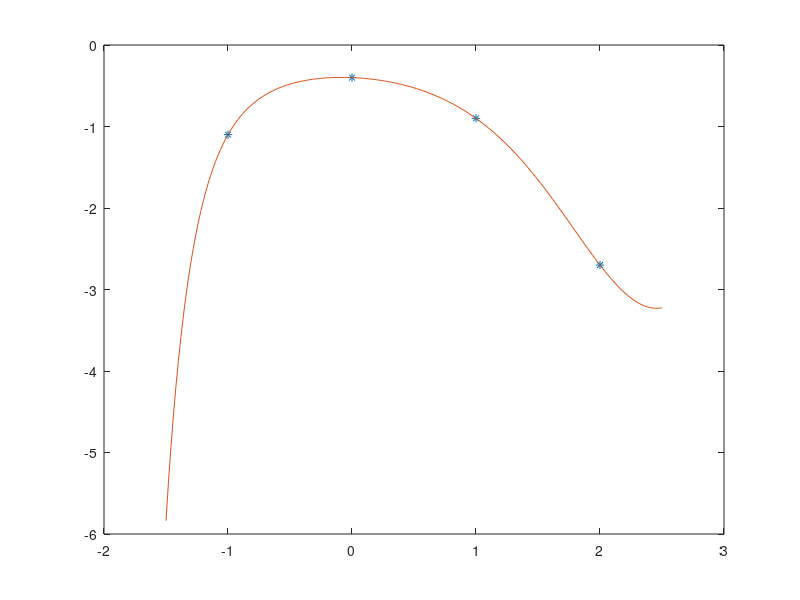

Write the MATLAB code that produced this figure.
clear all;clc

# y = -e^pol2 -> ln(-y) = pol2

x = [-1 0 1 2];
y = [-1.1 -0.4 -0.9 -2.7];


cL = polyfit(x,log(-y),length(x)-1)

pL = @(x) polyval(cL,x)

xx = linspace(-1.5,2.5,201);

f = @(x) -e.^pL(x)

plot(x,y,'*',xx,f(xx))
